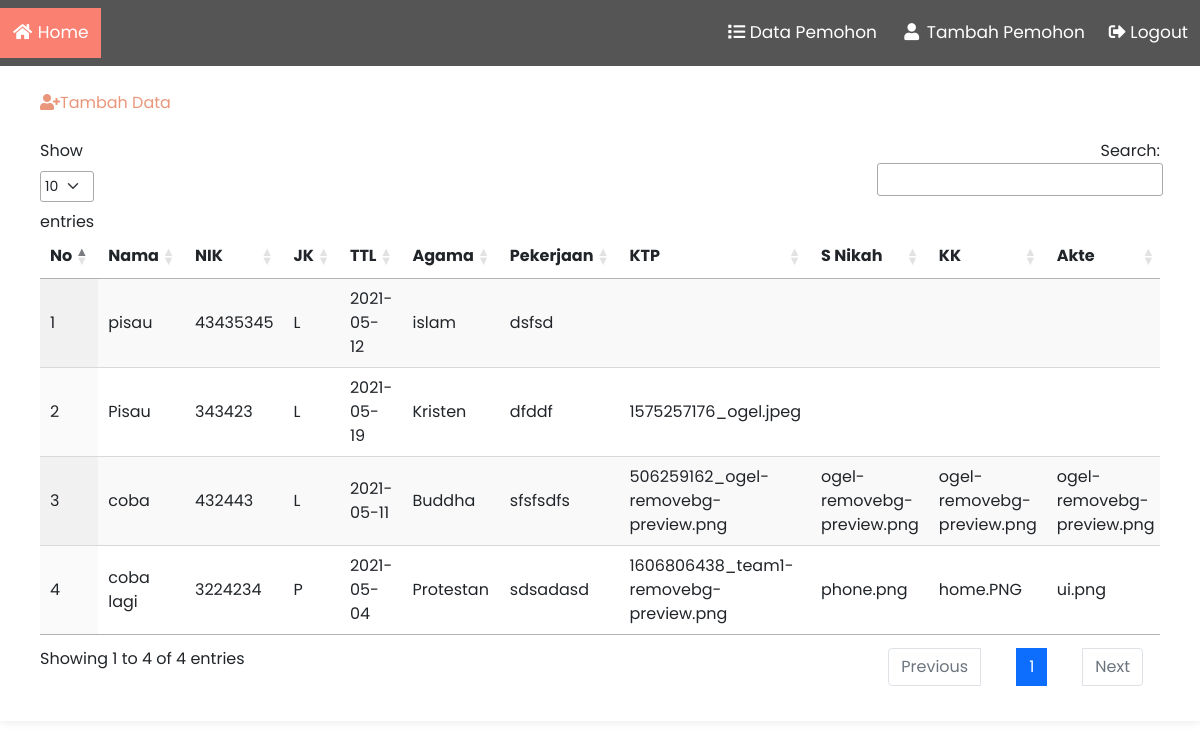
Page /admin/index.php on the earlier database version.
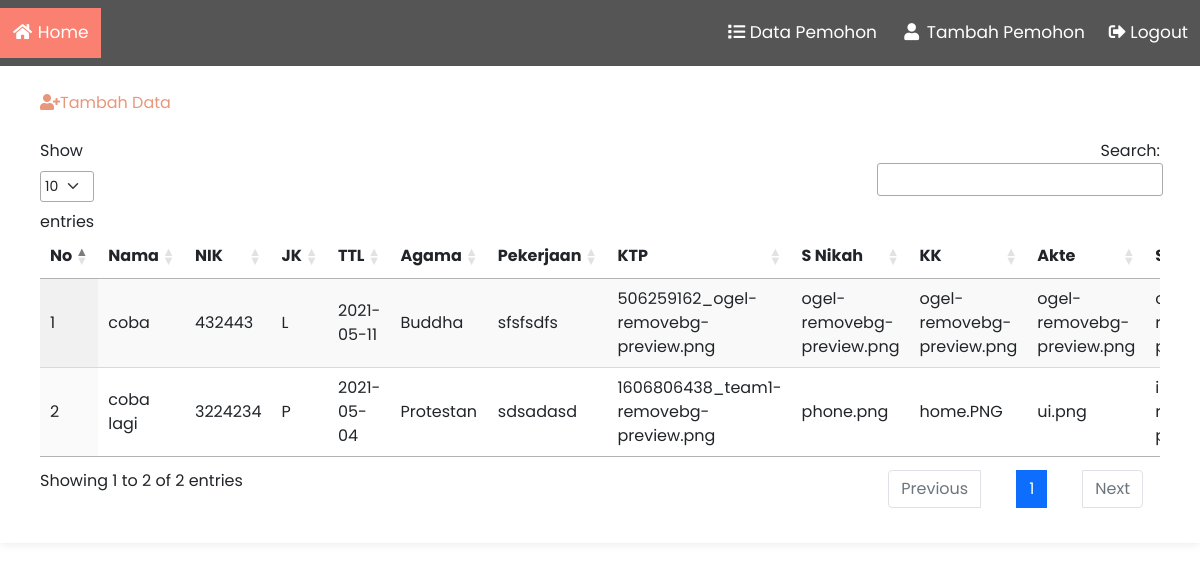
Same page on the later database version.
### tables this page shows
CREATE TABLE `form` (
  `idform` int(10) NOT NULL,
  `nama` varchar(50) NOT NULL,
  `nik` int(25) NOT NULL,
  `jk` varchar(25) NOT NULL,
  `tlahir` varchar(100) NOT NULL,
  `ttl` date NOT NULL,
  `agama` varchar(50) NOT NULL,
  `pekerjaan` varchar(50) NOT NULL,
  `ktp` varchar(100) NOT NULL,
  `snikah` varchar(100) NOT NULL,
  `kk` varchar(100) NOT NULL,
  `akte` varchar(100) NOT NULL,
  `sdesa` varchar(100) NOT NULL,
  `alamat` varchar(100) NOT NULL
);

### admin/index.php (the view, shortened to what this page needs)
<!DOCTYPE html>
<html lang="en">
  <head>
    <link href="https://cdnjs.cloudflare.com/ajax/libs/font-awesome/5.13.0/css/all.min.css" rel="stylesheet" />
    <link rel="stylesheet" href="https://cdn.datatables.net/1.10.24/css/jquery.dataTables.min.css" />
    <link rel="stylesheet" href="https://cdn.jsdelivr.net/npm/bootstrap@5.0.0-beta1/dist/css/bootstrap.min.css">
    <link rel="stylesheet" href="../css/styleuser.css" />
    <link rel="stylesheet" href="../css/style.css" />
  </head>
  <body>
    <div class="navbar">
      <a class="active" href="index.php"><i class="fa fa-fw fa-home"></i> Home</a>
      <div class="nav-right">
        <a href="index.php"><i class="fas fa-list"></i> Data Pemohon</a>
        <a href="tambah_data.php"><i class="fa fa-fw fa-user"></i> Tambah Pemohon</a>
        <a href="logout.php"><i class="fas fa-sign-out-alt"></i> Logout</a>
      </div>
    </div>
    <div class="wrapper">
      <div class="tambah">
        <a href="tambah_data.php"><i class="fas fa-user-plus"></i>Tambah Data</a>
      </div>
      <br>
      <table id="example" class="display" style="width: 100%">
        <thead>
          <tr>
            <th>No</th>
            <th>Nama</th>
            <th>NIK</th>
            <th>JK</th>
            <th>TTL</th>
            <th>Agama</th>
            <th>Pekerjaan</th>
            <th>KTP</th>
            <th>S Nikah</th>
            <th>KK</th>
            <th>Akte</th>
            <th>SK Desa</th>
          </tr>
        </thead>
        <tbody >
          <?php
            include "../config.php";
            $no=1;
            $ambildata = mysqli_query($connect, "select * from form");
            while ($tampil = mysqli_fetch_array($ambildata)){
              echo "
                <tr>
                  <td>$no</td>
                  <td>$tampil[nama]</td>
                  <td>$tampil[nik]</td>
                  <td>$tampil[jk]</td>
                  <td>$tampil[ttl]</td>
                  <td>$tampil[agama]</td>
                  <td>$tampil[pekerjaan]</td>
                  <td>$tampil[ktp]</td>
                  <td>$tampil[snikah]</td>
                  <td>$tampil[kk]</td>
                  <td>$tampil[akte]</td>
                  <td>$tampil[sdesa]</td>
                  <td>$tampil[alamat]</td>
                  <td>
                    <a href='edit_data.php?id=$tampil[idform]'> <span class='actionCust'>
                    <i class='far fa-edit'></i></>
                    </span></a>
                    <a href='?idform=$tampil[idform]'> <span class='actionCust'>
                    <i class='far fa-trash-alt'></i></>
                    </span></a>
                  </td>
                </tr>";
              $no++;
            }
            ?>
        </tbody>
      </table>
    </div>
  </body>
</html>

### css/styleuser.css (style rules this page uses)
* { margin: 0; padding: 0; outline: none; box-sizing: border-box; font-family: "Poppins", sans-serif; }
.navbar { width: 100%; background-color: #555; overflow: auto; }
.navbar a { float: left; padding: 12px; color: white; text-decoration: none; font-size: 17px; }
.active { background-color: salmon; }
.nav-right { float: right; }
.wrapper { max-width: 100%; background: #fff; padding: 25px 40px 10px 40px; box-shadow: 0px 0px 10px rgba(0, 0, 0, 0.1); }

### css/style.css (style rules this page uses)
* { margin: 0; padding: 0; }
body { font-family: sans-serif; }
a { text-decoration: none; color: darksalmon; }

Differences in the rows shown:
removed form: nama "pisau", nik "43435345", jk "L", ttl "2021-05-12", agama "islam", pekerjaan "dsfsd"
removed form: nama "Pisau", nik "343423", jk "L", ttl "2021-05-19", agama "Kristen", pekerjaan "dfddf", ktp "1575257176_ogel.jpeg"
Other differences:
text written by a page script: "Show entries Search: Showing 1 to 4 of 4 entries Previous 1 Next" → "Show entries Search: Showing 1 to 2 of 2 entries Previous 1 Next"
